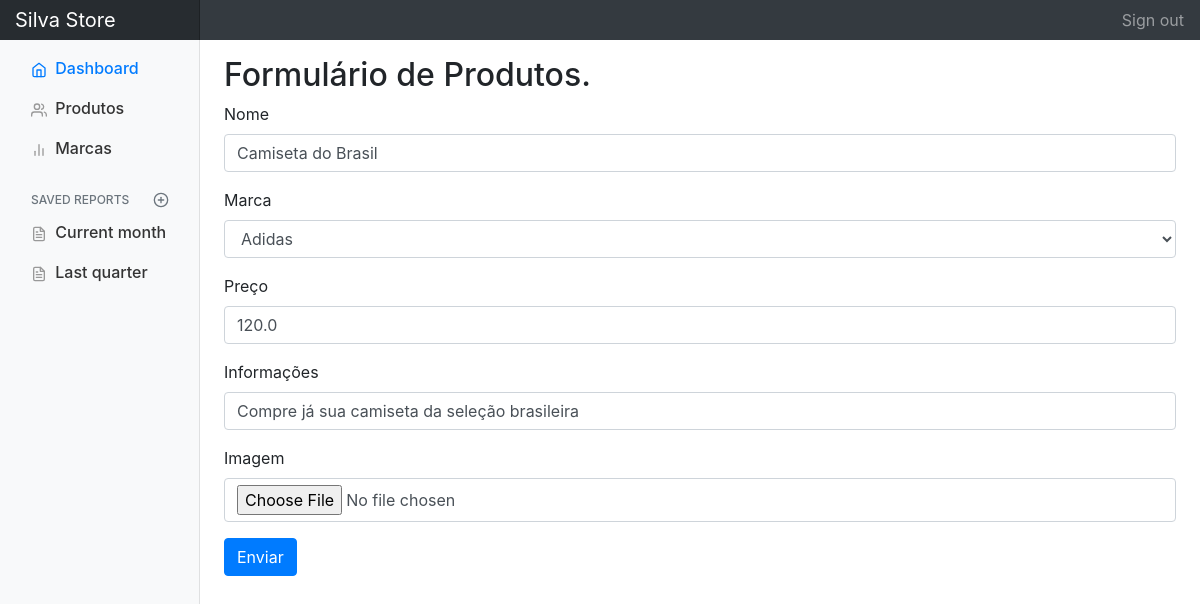
The page //produto_editar/3/ on the database as committed earlier.
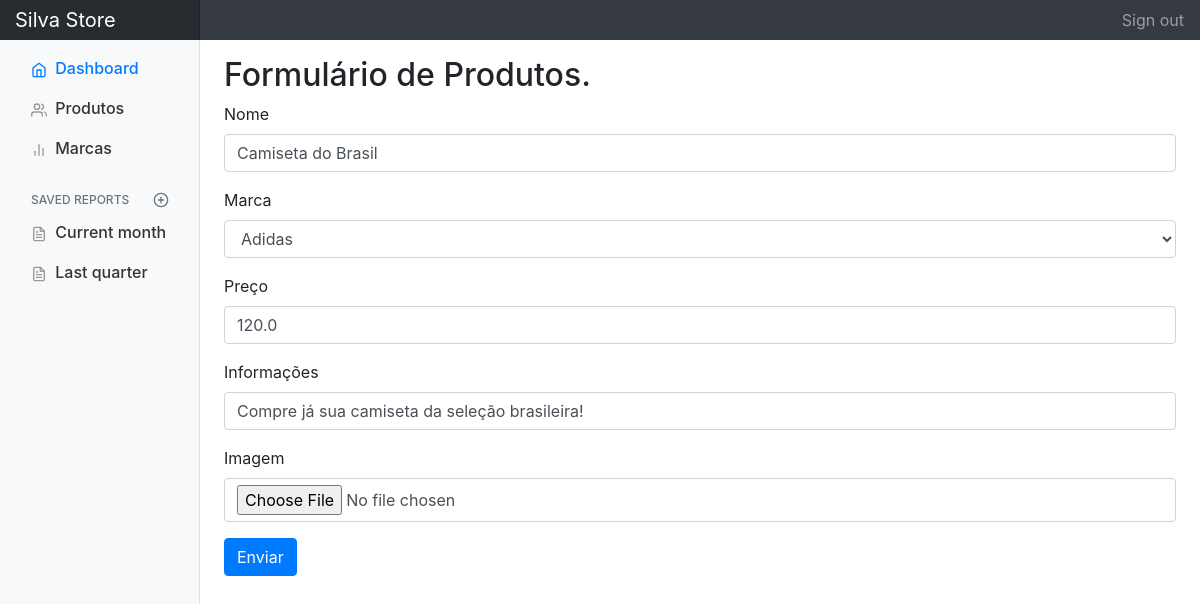
The same page on the database as committed later.
### gerenciador/models.py (models this page shows, shortened)
class Produtos(models.Model):
    nome = models.CharField(max_length=150)
    marca = models.ForeignKey(Marca, on_delete=models.CASCADE)
    informacoes = models.TextField(max_length=500)
    preco = models.FloatField()
    img = models.ImageField(upload_to='imagens',blank=True, null=True)

### gerenciador/views.py (the view)
# urls.py: path('/produto_editar/<int:id>/', produto_editar, name="produto_editar"),
def produto_editar(request,id):
    produto = get_object_or_404(Produtos,id=id)
    if request.method == 'POST':
        form = ProdutoForm(request.POST,request.FILES,instance=produto)
        if form.is_valid():
            form.save()
            return redirect('listar_produtos')
    else:
        form = ProdutoForm(instance=produto)
    return render(request,'forms/forms_produtos.html',{'form':form})

### gerenciador/forms.py
class ProdutoForm(ModelForm):
    class Meta:
        model = Produtos
        fields = '__all__'
        widgets = {
            'nome' : forms.TextInput(attrs={'class': 'form-control' }),
            'marca' : forms.Select(attrs={'class': 'form-control' }),
            'informacoes' : forms.TextInput(attrs={'class': 'form-control' }),
            'preco': forms.TextInput(attrs={'class': 'form-control' }),
            'img': forms.FileInput(attrs={'class': 'form-control' })
        }

### gerenciador/models.py (called while the page is built)
    def __str__(self):
        return self.nome

### gerenciador/templates/forms/forms_produtos.html (shortened to what this page needs)
{% extends 'base_dashboard.html' %}
{% block body %}
    <h2> Formulário de Produtos.</h2>
    <form method="post" enctype="multipart/form-data">
        <div class="mb-3">
            <label for="nome" class="form-label">Nome</label>
            {{ form.nome }}
        </div>
        <div class="mb-3">
            <label for="marca" class="form-label">Marca</label>
            {{ form.marca }}
        </div>
        <div class="mb-3">
            <label for="nome" class="form-label">Preço</label>
            {{ form.preco }}
        </div>
        <div class="mb-3">
            <label for="nome" class="form-label">Informações</label>
            {{ form.informacoes }}
        </div>
        <div class="mb-3">
            <label for="nome" class="form-label">Imagem</label>
            {{ form.img }}
        </div>
        <button type="submit" class="btn btn-primary">Enviar</button>
    </form>
{% endblock %}

Rows that differ between the two databases and show on the page:
changed Produtos "Camiseta do Brasil": informacoes "Compre já sua camiseta da seleção brasileira" → "Compre já sua camiseta da seleção brasileira!"
